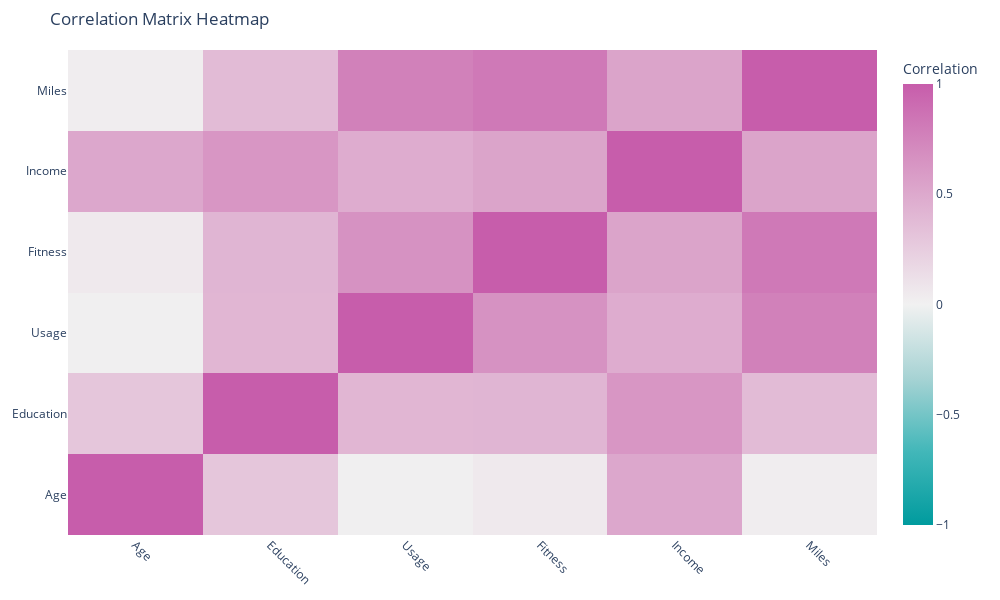

This figure's notebook cell:
### Markdown cell above
#### Heatmaps

### Code cell
numeric_df = df.select_dtypes(include=['float64', 'int64'])

# Calculate the correlation matrix
correlation_matrix = numeric_df.corr()

# Create a heatmap
fig = go.Figure(data=go.Heatmap(
    z=correlation_matrix.values,
    x=correlation_matrix.columns,
    y=correlation_matrix.index,
    colorscale='tropic',
    colorbar=dict(title="Correlation"),
    zmin=-1, zmax=1,
    hovertemplate='%{y} vs %{x}: %{z:.4f}<extra></extra>',
    text=correlation_matrix.values))

# Update layout for better readability
fig.update_layout(
    title='Correlation Matrix Heatmap',
    xaxis_nticks=36,
    yaxis_nticks=36,
    height=600,
    width=1000,
    margin=dict(l=50, r=50, t=50, b=50),
    xaxis=dict(tickangle=45),
    yaxis=dict(tickangle=0)
)

# Show the heatmap
fig.show()

### Figure 1 — Plotly figure (JSON) as saved in the notebook; plotly's stock layout.template omitted (floating-point values rounded to 4 significant figures)
{"data": [{"colorbar": {"title": {"text": "Correlation"}}, "colorscale": [[0, "rgb(0, 155, 158)"], [0.1667, "rgb(66, 183, 185)"], [0.3333, "rgb(167, 211, 212)"], [0.5, "rgb(241, 241, 241)"], [0.6667, "rgb(228, 193, 217)"], [0.8333, "rgb(214, 145, 193)"], [1, "rgb(199, 93, 171)"]], "hovertemplate": "%{y} vs %{x}: %{z:.4f}<extra></extra>", "text": [[1, 0.302, 0.01523, 0.059, 0.5143, 0.02971], [0.302, 1, 0.4125, 0.419, 0.6286, 0.3773], [0.01523, 0.4125, 1, 0.6569, 0.4787, 0.7693], [0.059, 0.419, 0.6569, 1, 0.5359, 0.8224], [0.5143, 0.6286, 0.4787, 0.5359, 1, 0.5373], [0.02971, 0.3773, 0.7693, 0.8224, 0.5373, 1]], "type": "heatmap", "x": ["Age", "Education", "Usage", "Fitness", "Income", "Miles"], "y": ["Age", "Education", "Usage", "Fitness", "Income", "Miles"], "z": [[1, 0.302, 0.01523, 0.059, 0.5143, 0.02971], [0.302, 1, 0.4125, 0.419, 0.6286, 0.3773], [0.01523, 0.4125, 1, 0.6569, 0.4787, 0.7693], [0.059, 0.419, 0.6569, 1, 0.5359, 0.8224], [0.5143, 0.6286, 0.4787, 0.5359, 1, 0.5373], [0.02971, 0.3773, 0.7693, 0.8224, 0.5373, 1]], "zmax": 1, "zmin": -1}], "layout": {"height": 600, "margin": {"b": 50, "l": 50, "r": 50, "t": 50}, "title": {"text": "Correlation Matrix Heatmap"}, "width": 1000, "xaxis": {"nticks": 36, "tickangle": 45}, "yaxis": {"nticks": 36, "tickangle": 0}}}
